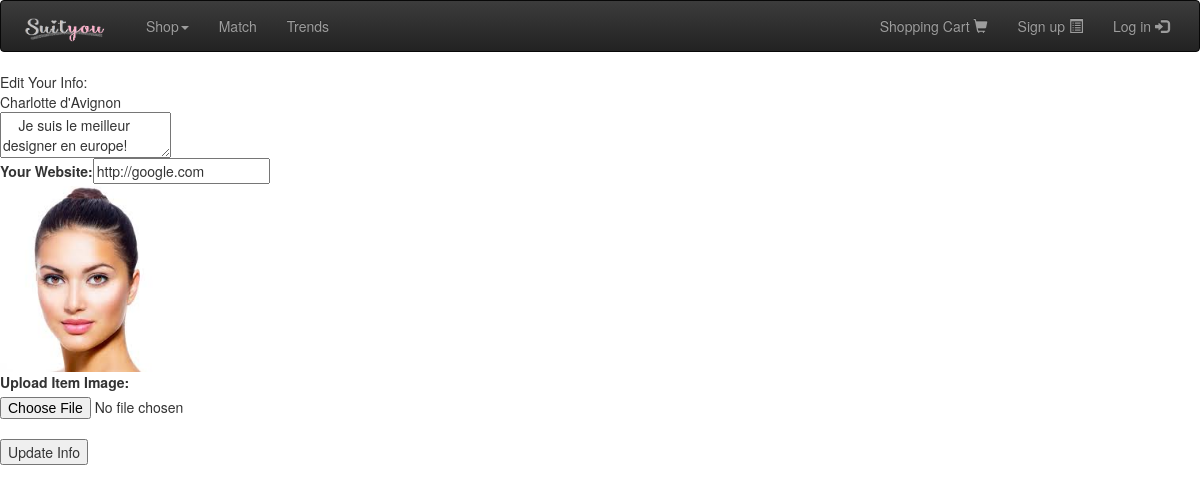
The page /edit_designer_profile.php?designerId=1 on the database its author committed.
### tables this page shows
CREATE TABLE IF NOT EXISTS `users` (
  `user_id` int(11) NOT NULL AUTO_INCREMENT,
  `email` varchar(500) NOT NULL,
  `first_name` varchar(255) NOT NULL,
  `last_name` varchar(255) NOT NULL,
  `address` varchar(500) DEFAULT NULL,
  `gender` enum('MALE','FEMALE') NOT NULL,
  `birth_date` date NOT NULL,
  `is_designer` tinyint(1) NOT NULL DEFAULT '0',
  `is_admin` tinyint(1) NOT NULL DEFAULT '0',
  `avatar` varchar(255) NOT NULL,
  `coupon_meter` int(11) NOT NULL DEFAULT '0',
  `description` text,
  `website_link` varchar(500) DEFAULT NULL,
  `is_spammer` tinyint(1) NOT NULL DEFAULT '0',
  `is_spammer_time` timestamp NULL DEFAULT NULL,
  `time_tracking_ctr` int(11) NOT NULL DEFAULT '0',
  PRIMARY KEY (`user_id`)
);

### edit_designer_profile.php (the view, shortened to what this page needs)
<?php
include("header.php");
$designer = NULL;
if(!empty($_GET["designerId"])) {
	$desQuery = mysql_query("SELECT * FROM users WHERE user_id =".$_GET["designerId"]);
	$designer = mysql_fetch_array($desQuery);
	$name=$designer['first_name']." ".$designer['last_name'];
}
?>
	<div id="site_content">
		<div id="content">
			<div class="edit_designer_info_form">
				<?php if ($designer == NULL) {
				 } else { ?>
					<form id="edit_designer" action="designer_management.php?designerId=<?php echo $designer['user_id']; ?>" method="post" enctype="multipart/form-data".>
				<?php } ?>
			        Edit Your Info:<br />
			        <div class="center">
						<?php echo $name ?>
						<br/>
						<?php if ($designer != NULL) { ?>
						<textarea name="description" form="edit_designer" placeholder="Describe yourself..."><?php echo $designer["description"]	 ?> </textarea>
						<?php } ?>
						<br/>
			        	<label for="website_link">Your Website: </label><input type="text" id="website_link" name="website_link" placeholder="Enter your website..." value="<?php if ($designer != NULL) echo $designer['website_link']; ?>" /><br />
						<?php if ($designer != NULL) { ?>
					    	<img src="images/users/<?php echo $designer['avatar']; ?>" width="170"/><br/>
						<?php } ?>
						<label for="imageToUpload">Upload Item Image:</label><input type="file" name="imageToUpload" id="imageToUpload" <?php if ($designer == NULL) echo "required"; ?>><br/>
						<?php if ($designer != NULL) { ?>
							<input type="submit" value="Update Info" name="submit"/>
						<?php } ?>
					</div>
			    </form>
			</div>
	</div>
</div>
  </body>
</html>

### rows shown on the page
users: name "Charlotte d'Avignon", description "Je suis le meilleur designer en europe!", website_link "http://google.com", avatar (picture)
